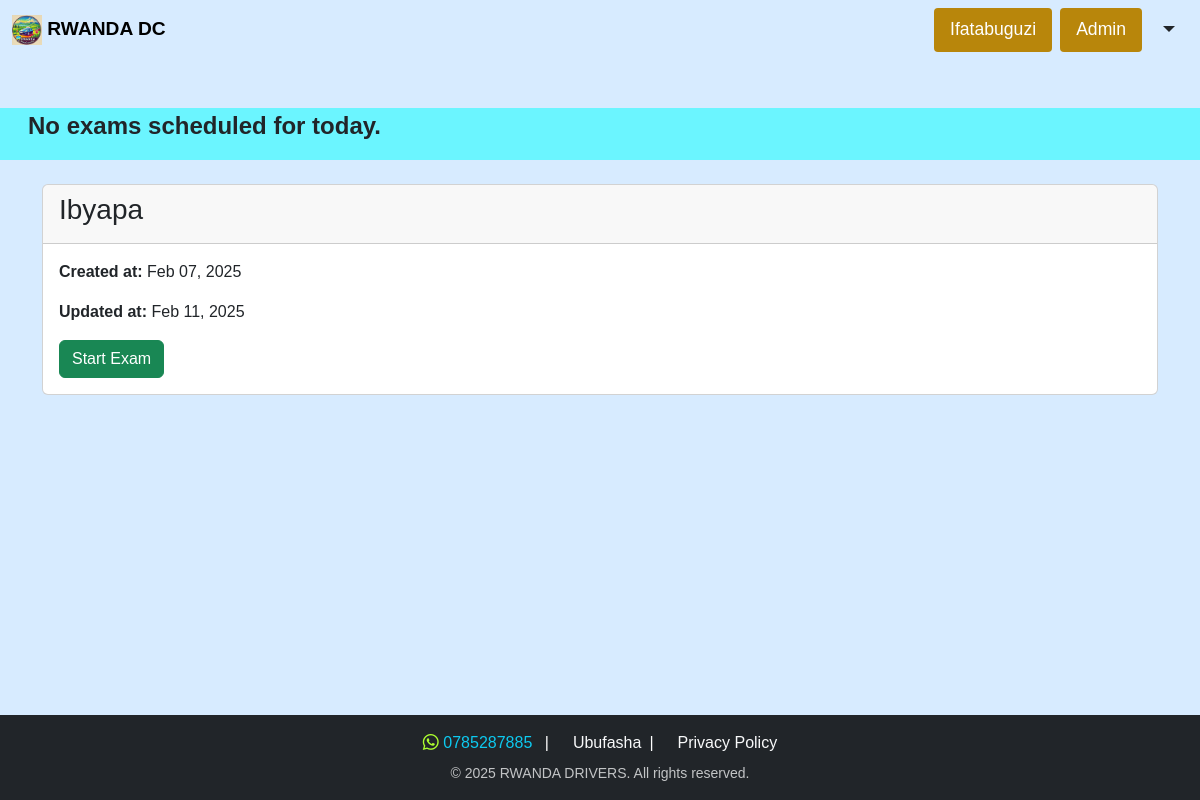
Screenshot of /exam-detail/1/ (signed in) with the database file from the repository.
### app/models.py (models this page shows, shortened)
class Exam(models.Model):
    TYPE_CHOICES = [
        ('Ibimenyetso', 'Ibimenyetso'),
        ('Ibyapa', 'Ibyapa'),
        ('Bivanze', 'Bivanze'),
        ('Ibindi', 'Ibindi'),
    ]
    title = models.CharField(max_length=500, choices=TYPE_CHOICES, blank=True)
    questions = models.ManyToManyField(Question, related_name='exams')
    duration = models.PositiveIntegerField(default=20,help_text="Duration of the exam in minutes")
    created_at = models.DateTimeField(auto_now_add=True)
    updated_at = models.DateTimeField(auto_now=True)
    is_active = models.BooleanField(default=False)

### app/decorators.py (the view)
    @login_required
    def wrapper(request, *args, **kwargs):
        if not request.user.is_subscribed:
            return redirect('subscription')
        return view_func(request, *args, **kwargs)

### app/context_processors.py (called while the page is built)
def exams_slider_context(request):
    now = timezone.localtime(timezone.now())
    start_of_day = now.replace(hour=0, minute=0, second=0, microsecond=0)
    end_of_day = now.replace(hour=23, minute=59, second=59, microsecond=999999)
    return {
        'exams_scheduled': ScheduledExam.objects.filter(
            scheduled_datetime__range=(start_of_day, end_of_day)
        ),
    }

### app/models.py (called while the page is built)
    @property
    def is_subscribed(self):
        if not hasattr(self, 'subscription'):
            return False
        return (
            self.subscription.expires_at and
            self.subscription.expires_at >= timezone.now().date() and
            self.subscription.active
        )

### app/views.py (called while the page is built)
@login_required
def exam_detail(request, pk):
    exam_obj = get_object_or_404(Exam, pk=pk)
    if not request.user.is_authenticated or not request.user.is_subscribed:
        messages.warning(request, "Your subscription has expired. Please subscribe to continue.")
        return redirect('subscription')
    return render(request, 'exam_detail.html', {'exam': exam_obj})

### templates/exam_detail.html (shortened to what this page needs)
{% extends 'base.html' %}
{% block content %}
<div class="card">
    <div class="card-header">
        <h3>{{ exam.title }}</h3>
    </div>
    <div class="card-body">
        <p><strong>Created at:</strong> {{ exam.created_at|date:"M d, Y" }}</p>
        <p><strong>Updated at:</strong> {{ exam.updated_at|date:"M d, Y" }}</p>
        <a href="{% url 'exam' exam.id 1 %}" class="btn btn-success">Start Exam</a>
    </div>
</div>
{% endblock %}

### templates/base.html (style rules this page uses)
body { font-family: Arial, Helvetica, sans-serif; background-color: #d7ebff; }
:root { --dark-yellow: #b8860b; --dark-yellow-hover: #a0720a; }

### rows the page displays
Exam: title "Ibyapa", created_at "Feb 07, 2025", updated_at "Feb 11, 2025"
